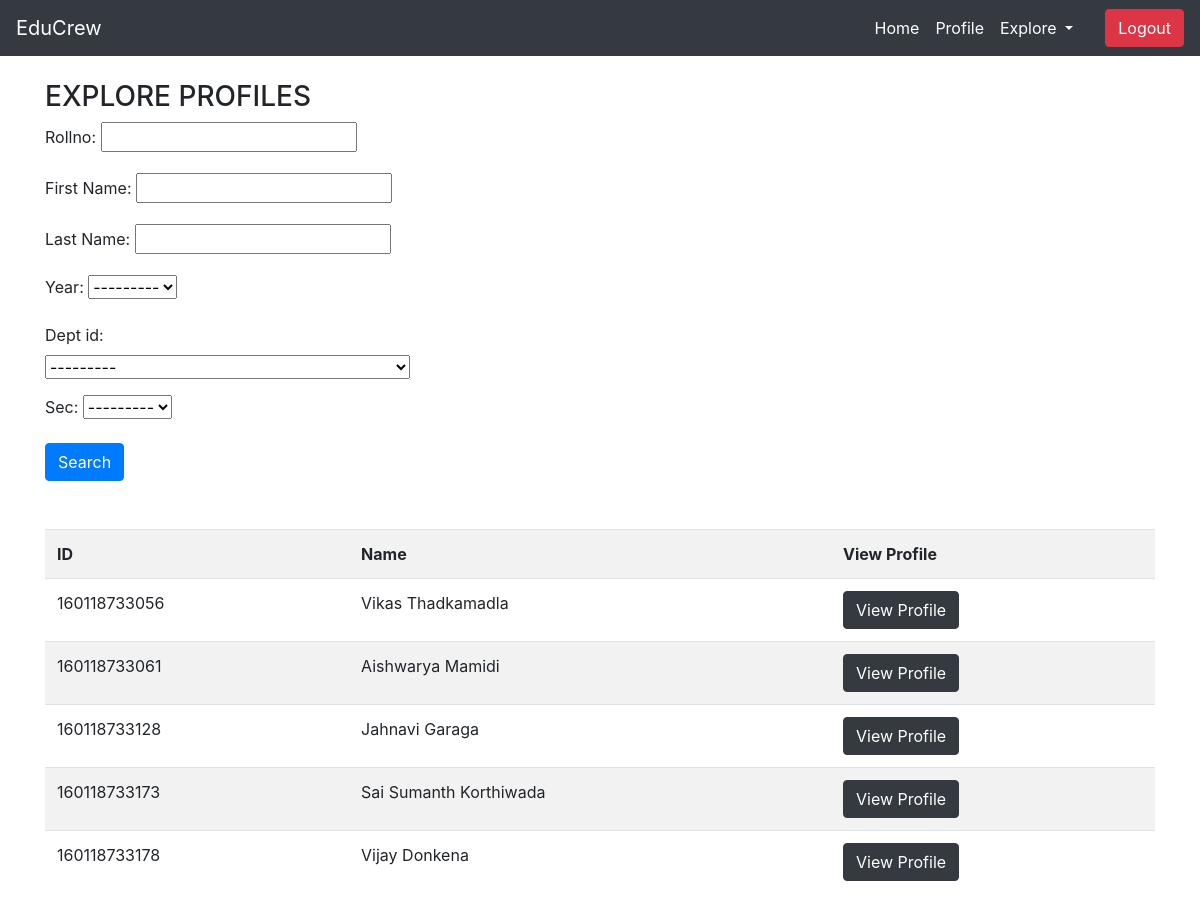
The page /explore/students/ (signed in) on the database its author committed.
### educrew/models.py (models this page shows)
class Dept(models.Model):
    dept_id = models.IntegerField(primary_key=True)
    dept_name = models.CharField(max_length=60)
    dept_short = models.CharField(max_length=10,blank=True)
    def __str__(self):
        return self.dept_name

class Student(models.Model):
    user = models.OneToOneField(User,null=True, blank=True ,on_delete=models.CASCADE)
    rollno = models.IntegerField(primary_key=True)
    firstname = models.CharField(max_length=100, null=True)
    lastname = models.CharField(max_length=100, null=True)
    email = models.CharField(max_length=100)
    phoneno = models.IntegerField(null=True)
    YEAR = ((1,1),(2,2),(3,3),(4,4))
    SEC=((1,1),(2,2),(3,3))
    year = models.IntegerField(choices=YEAR, null=True)
    dept_id = models.ForeignKey(Dept, null=True, on_delete=models.SET_NULL) #cascade
    sec = models.IntegerField(choices=SEC, null=True)
    profile_image= models.ImageField(default="profilepic.jpg",null=True)
    def __str__(self):
        return self.firstname +" "+  self.lastname

### educrew/views.py (the view)
# urls.py: path('explore/students/', views.exploreStudents, name="exploreStudents"),
@login_required(login_url='login')
def exploreStudents(request):
    students = Student.objects.all()
    sfilter = StudentFilter(request.GET, queryset=students)
    students = sfilter.qs
    context = {'students':students, 'sfilter':sfilter,}
    return render(request,'educrew/exploreStudents.html',context)

### educrew/templates/educrew/exploreStudents.html
{% extends 'educrew/main.html' %}
{% load static %}
{% block content %}
<h3>EXPLORE PROFILES</h3>
<form method="GET" action="">
    <div class="form-row">
        <div class="col-4">{{sfilter.form.as_p}}</div>
    </div>
    <button class="btn btn-primary" type="submit">Search</button>
</form>
<br>
<br>
<div class="mb-lg-5">
<table class="table table-striped  my-lg-0" style="margin-bottom: 100px;">
    <tr>
        <td class="font-weight-bold">ID</td>
        <td class="font-weight-bold">Name</td>
        <td class="font-weight-bold">View Profile</td>
    </tr>
    {% for student in students %}
    <tr>
        <td>
            {{student.rollno}}
        </td>
        <td>
            {{student}}
        </td>
        <td><a class="btn btn-dark" href="{% url 'viewStudent' student.rollno %}">View Profile</a></td>
    </tr>
    {% endfor %}
</table>
</div>
{% endblock content %}

### rows shown on the page
Dept: dept_id "---------"
Student: rollno "160118733056", firstname+lastname "Vikas Thadkamadla"
Student: rollno "160118733061", firstname+lastname "Aishwarya Mamidi"
Student: rollno "160118733128", firstname+lastname "Jahnavi Garaga"
Student: rollno "160118733173", firstname+lastname "Sai Sumanth Korthiwada"
Student: rollno "160118733178", firstname+lastname "Vijay Donkena"
